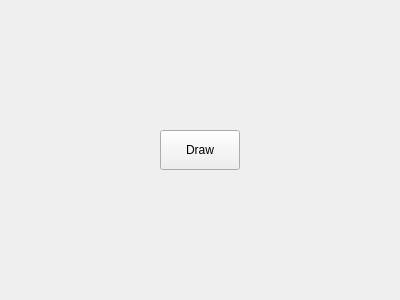
<?xml version="1.0" encoding="UTF-8"?>
<ui version="4.0">
 <class>MainWindow</class>
 <widget class="QMainWindow" name="MainWindow">
  <property name="geometry">
   <rect>
    <x>0</x>
    <y>0</y>
    <width>400</width>
    <height>300</height>
   </rect>
  </property>
  <property name="windowTitle">
   <string>MainWindow</string>
  </property>
  <widget class="QWidget" name="centralwidget">
   <widget class="QPushButton" name="pushButton">
    <property name="geometry">
     <rect>
      <x>160</x>
      <y>130</y>
      <width>80</width>
      <height>40</height>
     </rect>
    </property>
    <property name="text">
     <string>Draw</string>
    </property>
   </widget>
  </widget>
 </widget>
 <resources/>
 <connections/>
</ui>
